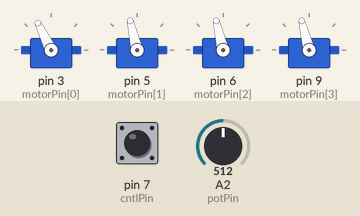
Simulated run of this program. Board: Arduino Uno, built with avr-gcc and run on an emulated ATmega328P. Parts: 4 × servo. The test bench sets the inputs (shaded band); at power-on: pin 7 (cntlPin) HIGH, A2 (potPin) = 512.

Above: at 2.1 s.
At 8.2 s:
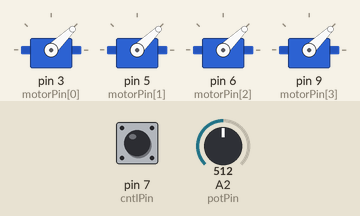
8.3 s: pin 7 (cntlPin) pulled LOW for 2.45 s
At 10.2 s:
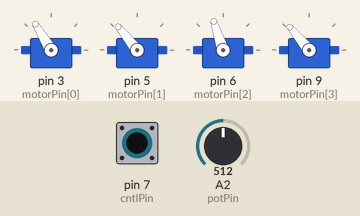
Timing chart, 0 to 12.3 s (numbered marks = the images above; inputs shaded):
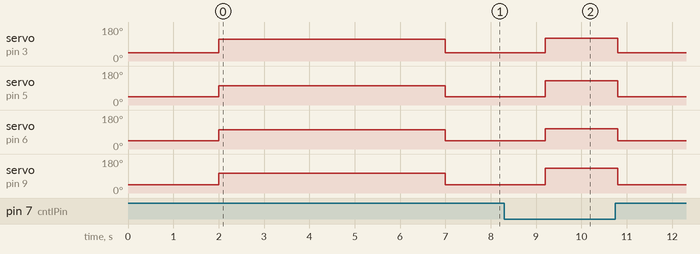

Measured:
- after the input at 8.3 s, servo on pin 3 (motorPin[0]): 44° → 121° after 0.90 s, → 44° 1.6 s later; servo on pin 5 (motorPin[1]): 44° → 129° after 0.90 s, → 44° 1.6 s later; servo on pin 6 (motorPin[2]): 44° → 108° after 0.90 s, → 44° 1.6 s later; servo on pin 9 (motorPin[3]): 44° → 130° after 0.90 s, → 44° 1.6 s later

The program:

main.cpp
```cpp
#include <Arduino.h>
#include<Servo.h>
Servo motor[4];
int i;
int potPin=A2;
int cntlPin=7;
const int noMotors=4;
const int motorPin[]={3,5,6,9};
const int lbnd[]={1735,1605,1605,1615};
const int ubnd[]={1850,2150,1710,2150};
void resetMotors();
void setup() {
  // put your setup code here, to run once:
  pinMode(cntlPin,INPUT_PULLUP);
  for(i=0;i<noMotors;i++){
    motor[i].attach(motorPin[i]);
  }
  resetMotors();
  for(i=0;i<noMotors;i++){
    motor[i].writeMicroseconds(lbnd[i]);
  }
  delay(5000);
//  Serial.begin(9600);
}
long throtle,tempMap,potVal;
void loop() {
  // put your main code here, to run repeatedly:
  potVal=analogRead(potPin);
  throtle=map(throtle,0,1023,0,100);
  if(digitalRead(cntlPin)){
    resetMotors();
  }
  else{
    for(i=0;i<noMotors;i++){
      tempMap=map(potVal,0,1023,lbnd[i],ubnd[i]);
      motor[i].writeMicroseconds(tempMap);
    }
  }
//  Serial.println();
//  Serial.println(bl);
//  Serial.println(bll)..;
  delay(200);
}

void resetMotors(){
  for(i=0;i<noMotors;i++){
    motor[i].writeMicroseconds(1000);
  }
  delay(2000);
}
```
